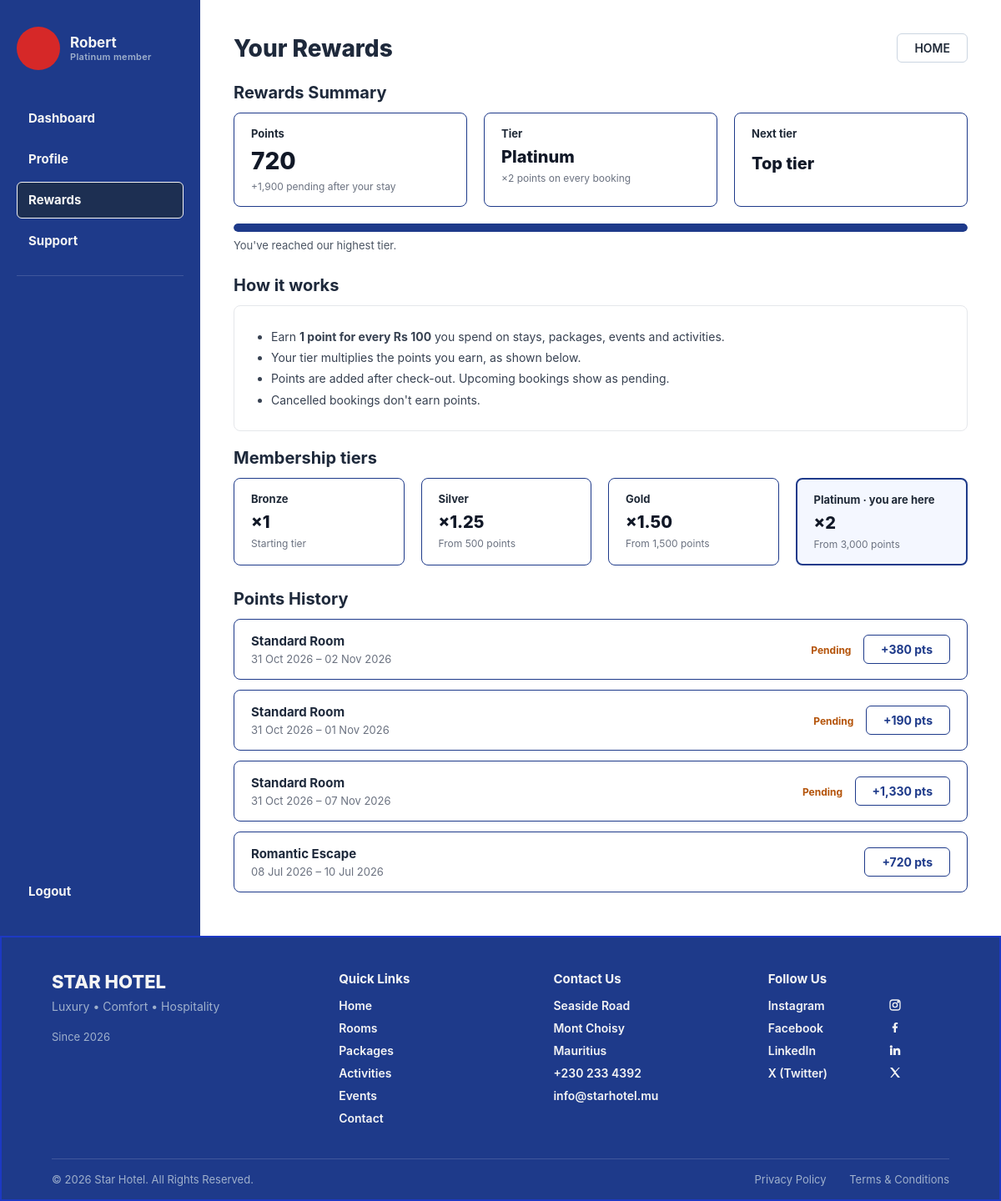
/rewards/, run on an earlier commit of the app's database.
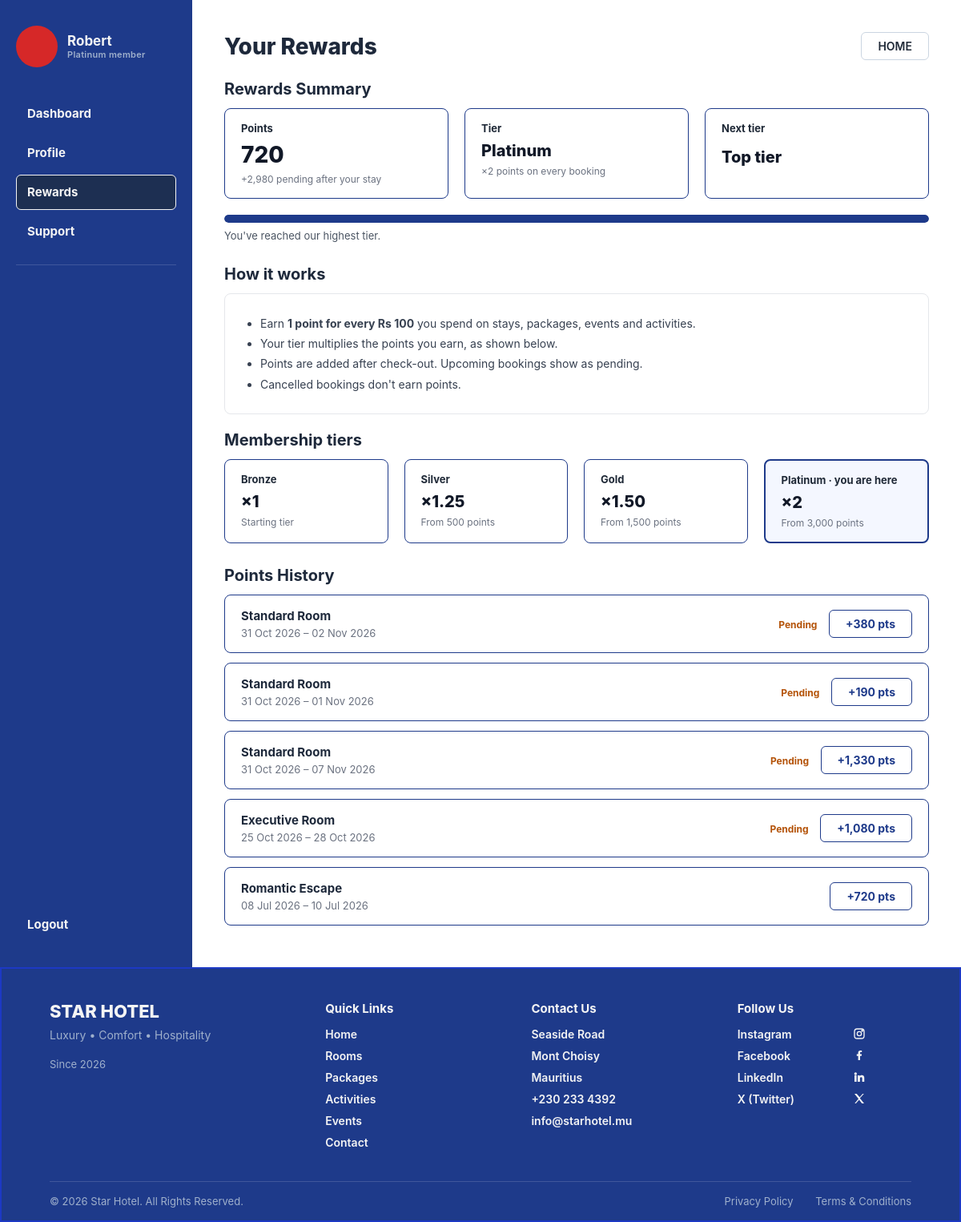
And on a later commit of the database.
### StarHotel/hotel/models.py (models this page shows, shortened)
class Loyalty(models.Model):
    loyalty_num = models.AutoField(primary_key=True)
    tier = models.CharField(max_length=50)
    discount_rate = models.FloatField(default=0.0)
    multiplier_rate = models.FloatField(default=1.0)

class Booking(models.Model):
    TYPE_CHOICES = [
        ('stay', 'Stay'),
        ('event', 'Event'),
        ('activity', 'Activity'),
    ]
    booking_type = models.CharField(max_length=10, choices=TYPE_CHOICES, default='stay')   # <-- NEW
    bk_id = models.AutoField(primary_key=True)
    no_of_guests = models.PositiveIntegerField()
    check_in = models.DateField()
    check_out = models.DateField()
    bk_date = models.DateField(auto_now_add=True)
    bk_status = models.CharField(max_length=20, default='pending')
    estimated_sum = models.DecimalField(max_digits=10, decimal_places=2)
    created_at = models.DateTimeField(auto_now_add=True)
    updated_at = models.DateTimeField(auto_now=True)
    customer = models.ForeignKey(
        Customer,
        on_delete=models.CASCADE,
        related_name='bookings'
    )
    branch = models.ForeignKey(
        Branch,
        on_delete=models.CASCADE,
        related_name='bookings'
    )

class Room(models.Model):
    room_id = models.AutoField(primary_key=True)
    room_number = models.CharField(max_length=10, blank=True, default='')
    room_type = models.CharField(max_length=50)
    room_status = models.CharField(max_length=20, default='available')
    price = models.DecimalField(max_digits=10, decimal_places=2)
    branch = models.ForeignKey(
        Branch,
        on_delete=models.CASCADE,
        related_name='rooms'
    )

class Packages(models.Model):
    p_id = models.AutoField(primary_key=True)
    p_name = models.CharField(max_length=100)
    base_price = models.DecimalField(max_digits=10, decimal_places=2)
    is_active = models.BooleanField(default=True)
    valid_from = models.DateField()
    valid_to = models.DateField()
    nights = models.PositiveSmallIntegerField(default=2)
    created_at = models.DateTimeField(auto_now_add=True)
    updated_at = models.DateTimeField(auto_now=True)

### StarHotel/hotel/views.py (the view)
# urls.py: path("rewards/", views.customer_rewards, name="customer_rewards"),
def customer_rewards(request):
    customer = get_current_customer(request)
    if customer is None:
        return render(request, "hotel/customer_rewards.html", {"no_customers": True})
    today = date.today()
    bookings = customer.bookings.select_related("branch").prefetch_related(
        "booking_items"
    ).order_by("-check_in")
    points = loyalty_summary(customer, bookings, today)
    history = []
    for e in points["entries"]:
        card = _booking_card(e["booking"], today)
        history.append({**e, "title": card["title"], "single_day": card["single_day"]})
    context = {
        "customer": customer,
        "history": history,
        "tier_rows": _tier_rows(customer),
        "earned": points["earned"],
        "pending": points["pending"],
        "multiplier": points["multiplier"],
        "next_tier": points["next_tier"],
        "to_next": points["to_next"],
        "top_tier": points["top_tier"],
        "progress": points["progress"],
    }
    return render(request, "hotel/customer_rewards.html", context)

### StarHotel/hotel/views.py (called while the page is built)
def get_current_customer(request):
    if request.user.is_authenticated:
        try:
            return request.user.customer
        except Customer.DoesNotExist:
            pass
    return Customer.objects.select_related("loyalty").first()

def _tier_rows(customer):
    needed = {n.lower(): pts for n, pts in TIERS}
    mine = customer.loyalty.tier.lower() if customer.loyalty else None
    rows = [{
        "name": t.tier,
        "multiplier": t.multiplier_rate,
        "threshold": needed.get(t.tier.lower()),
        "current": t.tier.lower() == mine,
    } for t in Loyalty.objects.all()]
    rows.sort(key=lambda r: (r["threshold"] is None, r["threshold"] or 0, r["multiplier"]))
    return rows

### StarHotel/hotel/templates/hotel/customer_rewards.html (shortened to what the changed rows need)
{% extends "base.html" %}
{% load static %}
{% block content %}
    <div class="layout">
        <div class="dashboard-content">
            <div class="content-header">
                <h1>Your Rewards</h1>
            </div>
            <h2 class="section-title">Rewards Summary</h2>
            <div class="stats-row">
                <div class="stat-box">
                    <div class="stat-label">Points</div>
                    <div class="stat-value">{{ earned|floatformat:"0g" }}</div>
                    {% if pending %}<div class="pts-note">+{{ pending|floatformat:"0g" }} pending after your stay</div>{% endif %}
                </div>
            </div>
            <h2 class="section-title">How it works</h2>
            <h2 class="section-title">Membership tiers</h2>
            <div class="stats-row">
                {% for t in tier_rows %}
                <div class="stat-box{% if t.current %} tier-current{% endif %}">
                    <div class="stat-label">{{ t.name }}{% if t.current %} &middot; you are here{% endif %}</div>
                    <div class="stat-value" style="font-size:20px;">&times;{{ t.multiplier|floatformat:"-2" }}</div>
                    <div class="pts-note">{% if t.threshold == 0 %}Starting tier{% elif t.threshold %}From {{ t.threshold|floatformat:"0g" }} points{% endif %}</div>
                </div>
                {% endfor %}
            </div>
            <h2 class="section-title">Points History</h2>
            {% for entry in history %}
            <div class="past-booking-row">
                <div>
                    <div class="past-booking-name">{{ entry.title }}</div>
                    <div class="past-booking-dates">
                        {% if entry.single_day %}{{ entry.booking.check_in|date:"d M Y" }}{% else %}{{ entry.booking.check_in|date:"d M Y" }} &ndash; {{ entry.booking.check_out|date:"d M Y" }}{% endif %}
                    </div>
                </div>
                <div>
                    {% if not entry.earned %}<span class="pts-pending">Pending</span>{% endif %}
                    <span class="btn-book-again" style="cursor:default;">+{{ entry.points|floatformat:"0g" }} pts</span>
                </div>
            </div>
            {% empty %}
            <p>No points history yet.</p>
            {% endfor %}
        </div>
    </div>
{% endblock %}

What changed in the data, as far as the page shows it:
added Booking: title "Executive Room", booking.check_in "25 Oct 2026", booking.check_out "28 Oct 2026", shows "Pending", points "1,080"
Also different on the page:
{{ pending|floatformat:"0g" }}: "1,900" → "2,980"
